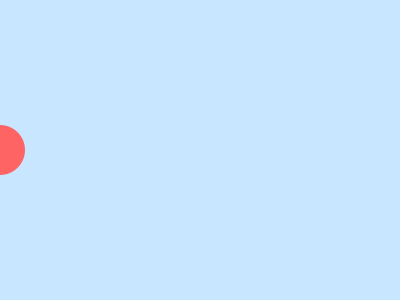
Frame 1 (no input)
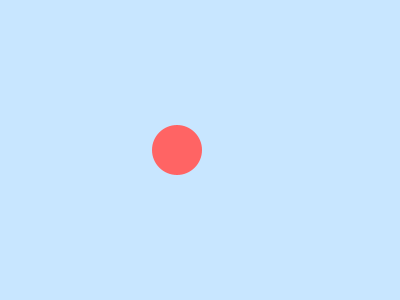
Frame 60 (the mouse pressed at the canvas centre just before this capture)
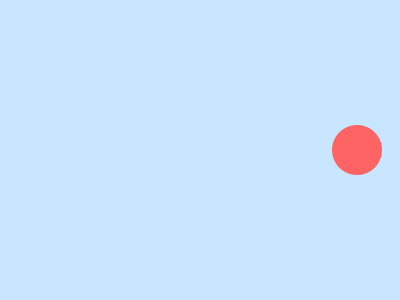
Frame 120 (the mouse held since frame 60 and released just before this capture)

The Processing sketch that drew these frames (run headless with seeded random() and noise(); from frame 60 on, the mouse is pressed at the canvas centre):

// Processing sketch: Day_5_Basic
// ── Day_5_Basic.pde
// Day 5 Basic - Variables and Animation
// Topics: variables, setup(), draw(), width, height

// --- VARIABLES ---
float circleX;
float circleY;
float speed = 3;

void setup() {
  size(400, 300);
  
  // Initialize position
  circleX = 0;
  circleY = height / 2;
}

void draw() {
  background(200, 230, 255);
  
  // --- DRAW CIRCLE ---
  fill(255, 100, 100);
  noStroke();
  ellipse(circleX, circleY, 50, 50);
  
  // --- MOVE CIRCLE ---
  circleX = circleX + speed;
}
